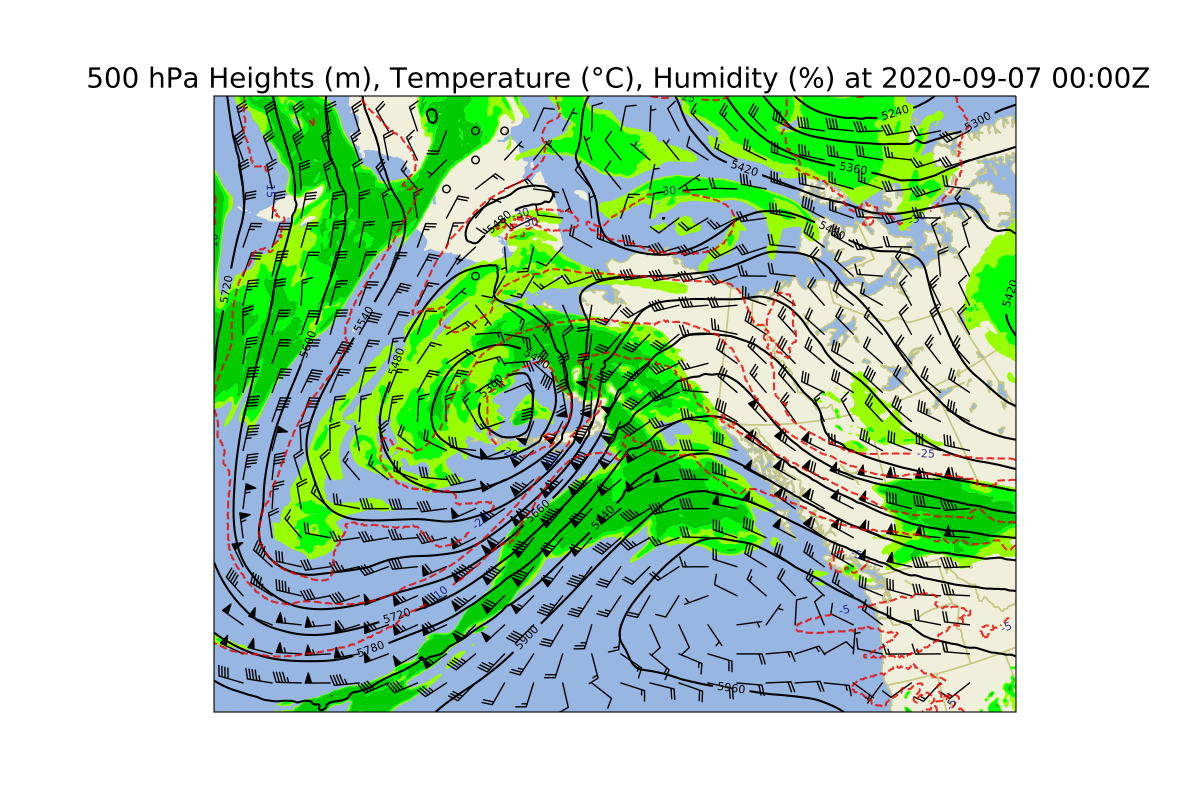

Recreate this plot in Python.
import xarray as xr
import cartopy.crs as ccrs
import cartopy.feature as cfeature
import matplotlib.pyplot as plt
import metpy.calc
from metpy.units import units
import pywgrib2_xr as pywgrib2
from pywgrib2_xr.utils import remotepath

def predicate(i):
    return (i.varname in ('RH', 'TMP', 'UGRD', 'VGRD', 'HGT') and
            i.bot_level_code == 100 and 10000 <= i.bot_level_value < 1000000)

file = remotepath('nam.t00z.awak3d00.tm00.grib2')
tmpl = pywgrib2.make_template(file, predicate, vertlevels='isobaric')
var_names = {'RH.isobaric': 'relative_humidity',
             'TMP.isobaric': 'temperature',
             'UGRD.isobaric': 'u',
             'VGRD.isobaric': 'v',
             'HGT.isobaric': 'height',
            }
ds = pywgrib2.open_dataset(file, tmpl).rename(var_names)
data = ds.metpy.parse_cf()
x, y = data['temperature'].metpy.coordinates('x', 'y')
data_crs = data['temperature'].metpy.cartopy_crs
data['temperature'].metpy.convert_units('degC')
vertical, = data['temperature'].metpy.coordinates('vertical')
data_level = data.metpy.loc[{vertical.name: 500. * units.hPa}]

fig, ax = plt.subplots(1, 1, figsize=(12, 8), subplot_kw={'projection': data_crs})
rh = ax.contourf(x, y, data_level['relative_humidity'], levels=[60, 70, 80, 100],
                 colors=['#99ff00', '#00ff00', '#00cc00'])
wind_slice = slice(20, -20, 20)
_ = ax.barbs(x[wind_slice], y[wind_slice],
             data_level['u'].metpy.unit_array[wind_slice, wind_slice].to('knots'),
             data_level['v'].metpy.unit_array[wind_slice, wind_slice].to('knots'),
             length=6)
h_contour = ax.contour(x, y, data_level['height'], colors='k',
                       levels=range(5000, 6200, 60))
_ = h_contour.clabel(fontsize=8, colors='k', inline=1, inline_spacing=8,
                     fmt='%i', rightside_up=True, use_clabeltext=True)
t_contour = ax.contour(x, y, data_level['temperature'], colors='xkcd:red',
                       levels=range(-50, 4, 5), alpha=0.8, linestyles='--')
_ = t_contour.clabel(fontsize=8, colors='xkcd:deep blue', inline=1, inline_spacing=8,
                     fmt='%i', rightside_up=True, use_clabeltext=True)
_ = ax.add_feature(cfeature.LAND.with_scale('50m'), facecolor=cfeature.COLORS['land'])
_ = ax.add_feature(cfeature.OCEAN.with_scale('50m'), facecolor=cfeature.COLORS['water'])
_ = ax.add_feature(cfeature.STATES.with_scale('50m'), edgecolor='#c7c783', zorder=0)
_ = ax.add_feature(cfeature.LAKES.with_scale('50m'), facecolor=cfeature.COLORS['water'],
                   edgecolor='#c7c783', zorder=0)
time = data['temperature'].metpy.time
vtime = data.reftime + time
_ = ax.set_title('500 hPa Heights (m), Temperature (\u00B0C), Humidity (%) at '
                 + vtime.dt.strftime('%Y-%m-%d %H:%MZ').item(),
                 fontsize=20)
plt.show()
